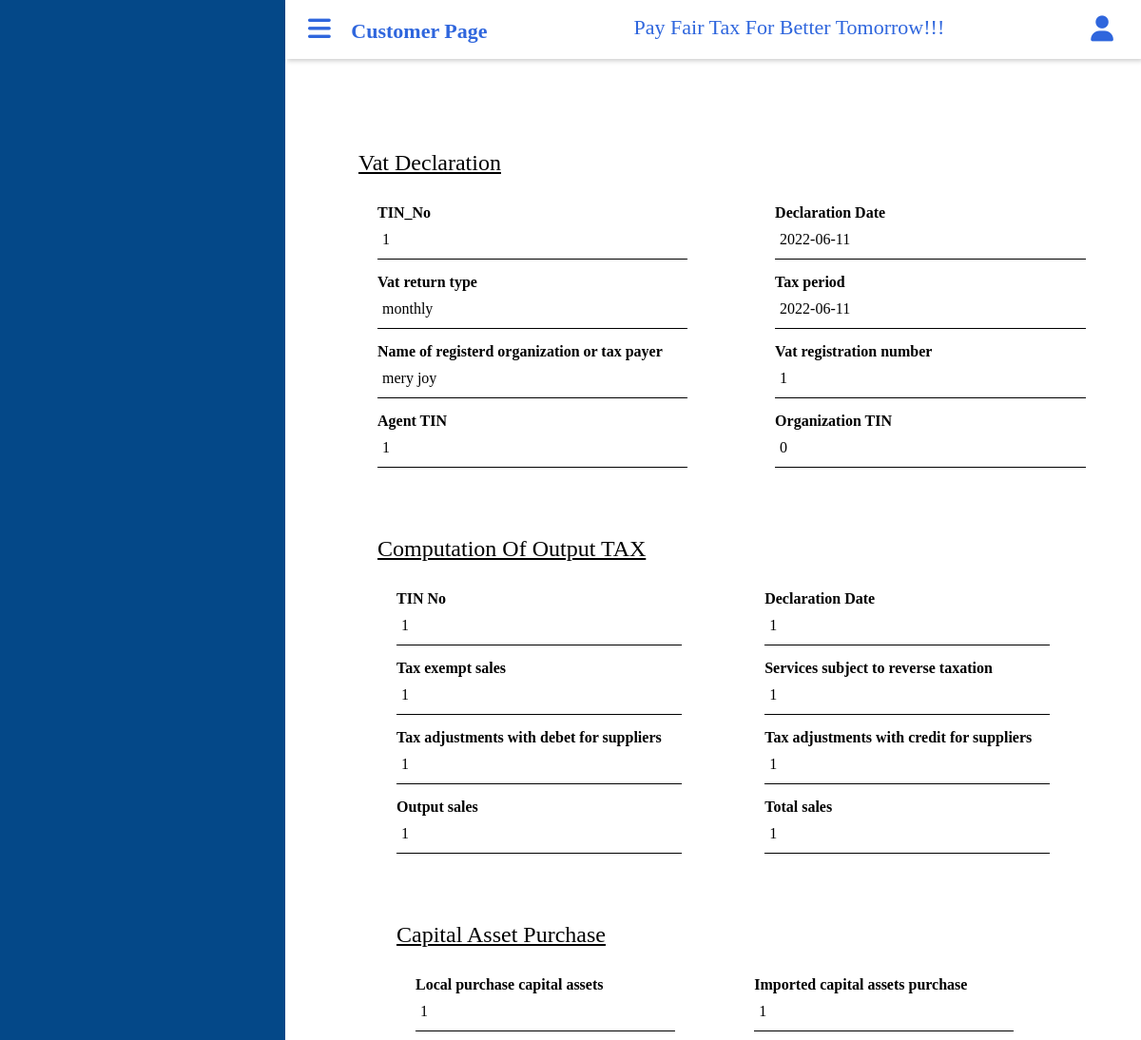
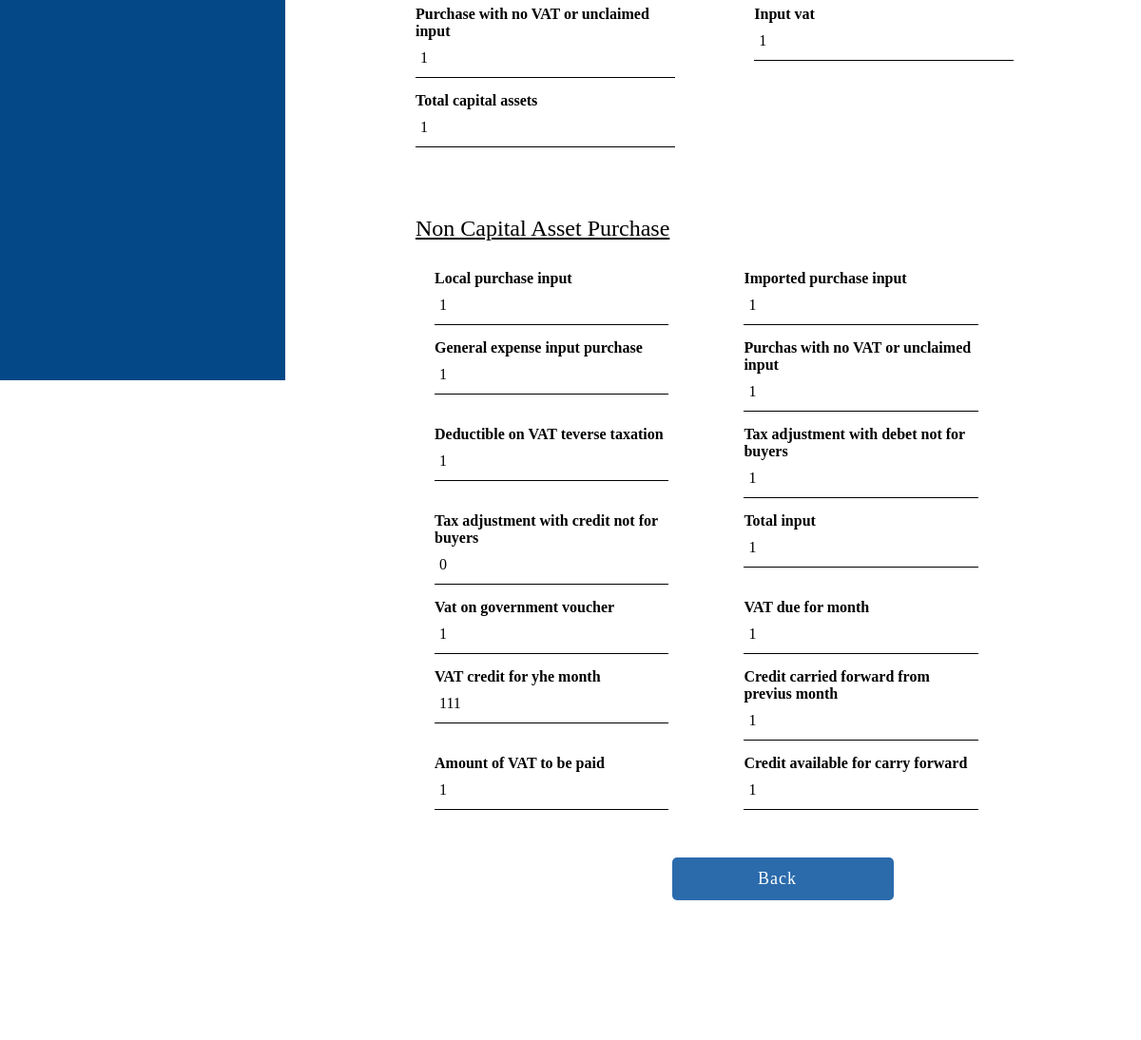
/customer/new1.php?detail=57 (signed in), run on the app's committed database (2 pictures, top to bottom).
### tables this page shows
CREATE TABLE `vat_declaration` (
  `id` int(20) NOT NULL,
  `TIN_No` int(10) NOT NULL,
  `declaration_date` date NOT NULL,
  `vat_return_type` varchar(50) NOT NULL,
  `tax_period` date NOT NULL,
  `name_of_registerd_organization_or_tax_payer` varchar(50) NOT NULL,
  `vat_registration_number` int(12) NOT NULL,
  `agent_TIN` int(10) NOT NULL,
  `organization_TIN` int(10) NOT NULL,
  `schedule` varchar(10) NOT NULL,
  `taxable_sales` int(12) NOT NULL,
  `zero_rated_sales` int(12) NOT NULL,
  `tax_exempt_sales` int(12) NOT NULL,
  `services_subject_to_reverse_taxation` int(12) NOT NULL,
  `tax_adjustments_with_debet_for_suppliers` int(12) NOT NULL,
  `tax_adjustments_with_credit_for_suppliers` int(12) NOT NULL,
  `output_sales` int(12) NOT NULL,
  `total_sales` int(12) NOT NULL,
  `local_purchase_capital_assets` int(12) NOT NULL,
  `imported_capital_assets_purchase` int(12) NOT NULL,
  `purchase_with_no_VAT_or_unclaimed_input` int(12) NOT NULL,
  `input_vat` int(12) NOT NULL,
  `total_capital_assets` int(12) NOT NULL,
  `local_purchase_input` int(12) NOT NULL,
  `imported_purchase_input` int(2) NOT NULL,
  `general_expense_input_purchase` int(12) NOT NULL,
  `purchas_with_no_VAT_or_unclaimed_input` int(12) NOT NULL,
  `deductible_on_VAT_teverse_taxation` int(12) NOT NULL,
  `tax_adjustment_with_debet_not_for_buyers` int(12) NOT NULL,
  `tax_adjustment_with_credit_not_for_buyers` int(12) NOT NULL,
  `total_input` int(12) NOT NULL,
  `vat_on_government_voucher` int(12) NOT NULL,
  `VAT_due_for_month` int(12) NOT NULL,
  `VAT_credit_for_yhe_month` int(12) NOT NULL,
  `credit_carried_forward_from_previus_month` int(12) NOT NULL,
  `amount_of_VAT_to_be_paid` int(12) NOT NULL,
  `credit_available_for_carry_forward` int(12) NOT NULL,
  `customer_id` int(20) NOT NULL,
  `officer_id` int(11) NOT NULL
);

### customer/new1.php (the view, shortened to what this page needs)
<!DOCTYPE html>
<html lang="en">
<head>
    <link rel="stylesheet" href="css/admin1.css">
</head>
<body>
    <?php
        include("dashboard.php");
        if(isset($_GET['detail']))
        $id=$_GET['detail'];
        $query=mysqli_query($conn,"SELECT * from vat_declaration where id ='$id' ");
        $rows=mysqli_fetch_array($query);
?>
        <div class="containerr"style="margin-top:1400px ">
            <div class="titlee" >Vat Declaration</div>
            <div class="contentt">
            <form action="#" method="POST" autocomplete="off">
                <div class="user-detailss">
                  <div class="input-boxx">
                    <span class="details"><h4>TIN_No</h4></span>
                    <input type="text"  value="<?php echo $rows['TIN_No']; ?>" readonly>
                  </div>
                  <div class="input-boxx">
                    <span class="details"><h4>Declaration Date</h4></span>
                    <input  value="<?php echo $rows['declaration_date']; ?>" readonly>
                  </div>
                  <div class="input-boxx">
                    <span class="details"><h4>Vat return type</h4></span>
                    <input value="<?php echo $rows['vat_return_type']; ?>" readonly>
                  </div>
                  <div class="input-boxx">
                    <span class="details"><h4>Tax period</h4></span>
                    <input  value="<?php echo $rows['tax_period']; ?>" readonly>
                  </div>
                  <div class="input-boxx">
                    <span class="details"><h4>Name of registerd organization or tax payer</h4></span>
                    <input   value="<?php echo $rows['name_of_registerd_organization_or_tax_payer']; ?>" readonly>
                  </div>
                  <div class="input-boxx">
                    <span class="details"><h4>Vat registration number</h4></span>
                    <input   value="<?php echo $rows['vat_registration_number']; ?>" readonly>
                  </div>
                  <div class="input-boxx">
                    <span class="details"><h4>Agent TIN</h4></span>
                    <input value="<?php echo $rows['agent_TIN']; ?>" readonly>
                  </div>
                  <div class="input-boxx">
                    <span class="details"><h4>Organization TIN</h4></span>
                    <input value="<?php echo $rows['organization_TIN']; ?>" readonly>
                  </div>
              </form>
            </div>
          </div>
        <div class="containerr"style="margin-top:-100px ">
            <div class="titlee" > Computation Of Output TAX</div>
            <div class="contentt">
            <form action="#" method="POST" autocomplete="off">
                <div class="user-detailss">
                  <div class="input-boxx">
                    <span class="details"><h4>TIN No</h4></span>
                    <input type="text"  value="<?php echo $rows['taxable_sales']; ?>" required>
                  </div>
                  <div class="input-boxx">
                    <span class="details"><h4>Declaration Date</h4></span>
                    <input  value="<?php echo $rows['zero_rated_sales']; ?>" required>
                  </div>
                  <div class="input-boxx">
                    <span class="details"><h4>Tax exempt sales</h4></span>
                    <input value="<?php echo $rows['tax_exempt_sales']; ?>" required>
                  </div>
                  <div class="input-boxx">
                    <span class="details"><h4>Services subject to reverse taxation</h4></span>
                    <input  value="<?php echo $rows['services_subject_to_reverse_taxation']; ?>" required>
                  </div>
                  <div class="input-boxx">
                    <span class="details"><h4>Tax adjustments with debet for suppliers</h4></span>
                    <input   value="<?php echo $rows['tax_adjustments_with_debet_for_suppliers']; ?>" required>
                  </div>
                  <div class="input-boxx">
                    <span class="details"><h4>Tax adjustments with credit for suppliers</h4></span>
                    <input   value="<?php echo $rows['tax_adjustments_with_credit_for_suppliers']; ?>" required>
                  </div>
                  <div class="input-boxx">
                    <span class="details"><h4>Output sales</h4></span>
                    <input value="<?php echo $rows['output_sales']; ?>" required>
                  </div>
                  <div class="input-boxx">
                    <span class="details"><h4>Total sales</h4></span>
                    <input value="<?php echo $rows['total_sales']; ?>" required>
                  </div>
              </form>
            </div>
          </div>
        <div class="containerr"style="margin-top:-100px ">
            <div class="titlee" >Capital Asset Purchase</div>
            <div class="contentt">
            <form action="#" method="POST" autocomplete="off">
                <div class="user-detailss">
                  <div class="input-boxx">
                    <span class="details"><h4>Local purchase capital assets</h4></span>
                    <input type="text"  value="<?php echo $rows['local_purchase_capital_assets']; ?>" required>
                  </div>
                  <div class="input-boxx">
                    <span class="details"><h4>Imported capital assets purchase</h4></span>
                    <input  value="<?php echo $rows['imported_capital_assets_purchase']; ?>" required>
                  </div>
                  <div class="input-boxx">
                    <span class="details"><h4>Purchase with no VAT or unclaimed input</h4></span>
                    <input value="<?php echo $rows['purchase_with_no_VAT_or_unclaimed_input']; ?>" required>
                  </div>
                  <div class="input-boxx">
                    <span class="details"><h4>Input vat</h4></span>
                    <input  value="<?php echo $rows['input_vat']; ?>" required>
                  </div>
                  <div class="input-boxx">
                    <span class="details"><h4>Total capital assets</h4></span>
                    <input   value="<?php echo $rows['total_capital_assets']; ?>" required>
                  </div>
              </form>
            </div>
          </div>
        <div class="containerr"style="margin-top:-100px ">
            <div class="titlee" >Non Capital Asset Purchase</div>
            <div class="contentt">
            <form action="#" method="POST" autocomplete="off">
                <div class="user-detailss">
                  <div class="input-boxx">
                    <span class="details"><h4>Local purchase input</h4></span>
                    <input   value="<?php echo $rows['local_purchase_input']; ?>" required>
                  </div>
                  <div class="input-boxx">
                    <span class="details"><h4>Imported purchase input</h4></span>
                    <input type="text"  value="<?php echo $rows['imported_purchase_input']; ?>" required>
                  </div>
                  <div class="input-boxx">
                    <span class="details"><h4>General expense input purchase</h4></span>
                    <input type="text"  value="<?php echo $rows['general_expense_input_purchase']; ?>" required>
                  </div>
                  <div class="input-boxx">
                    <span class="details"><h4>Purchas with no VAT or unclaimed input</h4></span>
                    <input type="text"  value="<?php echo $rows['purchas_with_no_VAT_or_unclaimed_input']; ?>" required>
                  </div>
                  <div class="input-boxx">
                    <span class="details"><h4>Deductible on VAT teverse taxation</h4></span>
                    <input type="text"  value="<?php echo $rows['deductible_on_VAT_teverse_taxation']; ?>" required>
                  </div>
                  <div class="input-boxx">
                    <span class="details"><h4>Tax adjustment with debet not for buyers</h4></span>
                    <input  value="<?php echo $rows['tax_adjustment_with_debet_not_for_buyers']; ?>" required>
                  </div>
                  <div class="input-boxx">
                    <span class="details"><h4>Tax adjustment with credit not for buyers</h4></span>
                    <input value="<?php echo $rows['tax_adjustment_with_credit_not_for_buyers']; ?>" required>
                  </div>
                  <div class="input-boxx">
                    <span class="details"><h4>Total input</h4></span>
                    <input  value="<?php echo $rows['total_input']; ?>" required>
                  </div>
                  <div class="input-boxx">
                    <span class="details"><h4>Vat on government voucher</h4></span>
                    <input   value="<?php echo $rows['vat_on_government_voucher']; ?>" required>
                  </div>
                  <div class="input-boxx">
                    <span class="details"><h4>VAT due for month</h4></span>
                    <input   value="<?php echo $rows['VAT_due_for_month']; ?>" required>
                  </div>
                  <div class="input-boxx">
                    <span class="details"><h4>VAT credit for yhe month</h4></span>
                    <input value="<?php echo $rows['VAT_credit_for_yhe_month']; ?>" required>
                  </div>
                  <div class="input-boxx">
                    <span class="details"><h4>Credit carried forward from previus month</h4></span>
                    <input value="<?php echo $rows['credit_carried_forward_from_previus_month']; ?>" required>
                  </div>
                  <div class="input-boxx">
                    <span class="details"><h4>Amount of VAT to be paid</h4></span>
                    <input value="<?php echo $rows['amount_of_VAT_to_be_paid']; ?>" required>
                  </div>
                  <div class="input-boxx">
                    <span class="details"><h4>Credit available for carry forward</h4></span>
                    <input value="<?php echo $rows['credit_available_for_carry_forward']; ?>" required>
                  </div>
                  <div class="buttonn">
                <a href="tax_declarations.php"><input type="" class="back" name="submit" value="Back"></a>
                </div>
              </form>
            </div>
          </div>
</body>
</html>

### customer/css/admin1.css (style rules this page uses)
* { margin: 0; padding: 0; box-sizing: border-box; font-family: 'poppins', 'sans-serif'; }
body { height: 100vh; display: flex; justify-content: center; align-items: center; padding: 10px; background: linear-gradient(135deg, #ffffff, #ffffff); font-family: 'poppins', 'sans-serif'; }
.containerr { width: 100%; background-color: #fff; padding: 25px 30px; margin-left: -10px; margin-top: -5px; height: 100%; }
.containerr .titlee { font-size: 24px; font-weight: 500; position: relative; margin-bottom: 30px; margin-top: 120px; overflow: hidden; text-decoration: underline; }
.input-boxx .details h4 { margin-left: 20px; }
.contentt form .user-detailss { display: flex; flex-wrap: wrap; justify-content: space-between; margin: 20px 0 12px 0; }
form .user-detailss .input-boxx { margin-bottom: 15px; width: calc(97% / 2 - 20px); }
.user-detailss .input-boxx input { height: 40px; width: 92%; outline: none; font-size: 16px; border-radius: 0px; padding-left: 5px; border-bottom: 1px solid rgb(255, 255, 255); border-color: #000000; border-top: 0px solid rgb(255, 255, 255); border-left: 0px solid rgb(255, 255, 255); border-right: 0px solid rgb(255, 255, 255); transition: all 0.3s ease; margin-left: 20px; background: #ffffff; }
form .buttonn { height: 45px; margin: 35px 0; }
form .buttonn input { height: 100%; padding-left: 90px; width: 40%; border-radius: 5px; margin-left: 270px; border: none; color: #fff; font-size: 18px; font-weight: 500; letter-spacing: 1px; cursor: pointer; transition: all 0.3s ease; background: linear-gradient(135deg, rgb(43, 107, 172), rgb(43, 107, 172)); }

### customer/css/admin.css (style rules this page uses)
:root { --main-color:#dd2f6e; --color-dark:#1d2231; --text-gray:#8390a2; }
* { padding: 0; margin: 0; box-sizing: border-box; list-style-type: none; text-decoration: none; font-family: 'poppins', 'sans-serif'; }

### data on the page
vat_declaration: TIN_No "1", declaration_date "2022-06-11", vat_return_type "monthly", tax_period "2022-06-11", name_of_registerd_organization_or_tax_payer "mery joy", vat_registration_number "1", agent_TIN "1", organization_TIN "0", taxable_sales "1", zero_rated_sales "1", tax_exempt_sales "1", services_subject_to_reverse_taxation "1", tax_adjustments_with_debet_for_suppliers "1", tax_adjustments_with_credit_for_suppliers "1", output_sales "1", total_sales "1", local_purchase_capital_assets "1", imported_capital_assets_purchase "1", purchase_with_no_VAT_or_unclaimed_input "1", input_vat "1", total_capital_assets "1", local_purchase_input "1", imported_purchase_input "1", general_expense_input_purchase "1", purchas_with_no_VAT_or_unclaimed_input "1", deductible_on_VAT_teverse_taxation "1", tax_adjustment_with_debet_not_for_buyers "1", tax_adjustment_with_credit_not_for_buyers "0", total_input "1", vat_on_government_voucher "1", VAT_due_for_month "1", VAT_credit_for_yhe_month "111", credit_carried_forward_from_previus_month "1", amount_of_VAT_to_be_paid "1", credit_available_for_carry_forward "1"
